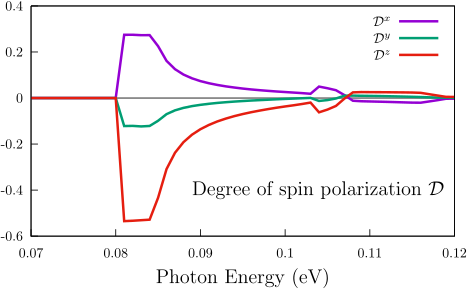

Write the gnuplot code that produced this figure.
set terminal mp color solid latex 11

set xlabel "{\\Large Photon Energy (eV)}"

set xtics nomirror
set ytics nomirror
set zeroaxis lw 1 lt 2 lc 0
# set label 1 "{\\Large C$_{16}$H$_{8}$-up}"   at graph 0.75, graph 0.15

set xtics 0.01
set ytics 0.2
set output "dsp-up.mp"
set key right top
set xrange [0.07:0.12]
set yrange [-0.6:0.4]
# set ylabel "{\\Large $D$}"

set label "\\Large Degree of spin polarization $\\mathcal{D}$ " at 0.089,-0.4

p   "data/up/res-spin_0-0.8eV/dsp.kk_x_8452_40-spin_scissor_0_Nc_18" u ($1+0.003):(0.813*2*$4/($2+$3+1.e-10)) title "$\\mathcal{D}^{x}$" w l lw 3.0 lt 1,\
    "data/up/res-spin_0-0.8eV/dsp.kk_y_8452_40-spin_scissor_0_Nc_18" u ($1+0.003):(0.813*2*$4/($2+$3+1.e-10)) title "$\\mathcal{D}^{y}$" w l lw 3.0 lt 2,\
    "data/up/res-spin_0-0.8eV/dsp.kk_z_8452_40-spin_scissor_0_Nc_18" u ($1+0.003):(0.813*2*$4/($2+$3+1.e-10)) title "$\\mathcal{D}^{z}$" w l lw 3.0 lt 7,\
